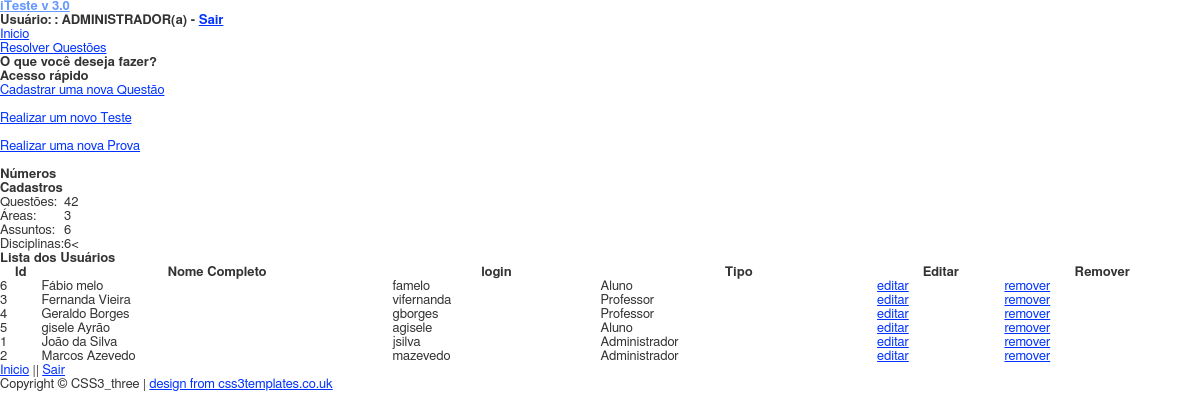
Screenshot of /iTeste/lista_usuario.php (signed in) with the database file from the repository.
### tables this page shows
CREATE TABLE IF NOT EXISTS `tb_usuarios` (
  `tb_user_id` int(10) unsigned NOT NULL auto_increment,
  `tb_user_id_2` int(10) unsigned default NULL,
  `tb_user_pnome` varchar(70) NOT NULL,
  `tb_user_unome` varchar(70) NOT NULL,
  `tb_user_email` varchar(50) NOT NULL,
  `tb_user_login` varchar(30) NOT NULL,
  `tb_user_senha` varchar(32) NOT NULL,
  `tb_user_tipo` char(1) NOT NULL,
  `tb_user_sexo` char(1) NOT NULL,
  `tb_user_data_nasc` date NOT NULL,
  `tb_user_end_rua` varchar(30) NOT NULL,
  `tb_user_end_numero` int(11) NOT NULL,
  `tb_user_end_cidade` varchar(30) NOT NULL,
  `tb_user_end_uf` char(2) NOT NULL,
  `tb_user_end_cep` varchar(9) NOT NULL,
  `tb_user_end_comp` varchar(30) default NULL,
  `tb_user_end_bairro` varchar(30) NOT NULL,
  `tb_user_telefone` varchar(16) NOT NULL,
  PRIMARY KEY  (`tb_user_id`),
  UNIQUE KEY `tb_user_login` (`tb_user_login`,`tb_user_email`),
  KEY `tb_user_id_2` (`tb_user_id_2`)
);

### iTeste/banco.config.php (called while the page is built, shortened)
<?
	$_host  = "localhost";
	$_user  = "root";
	$_senha = "";
	$_banco = "iteste";
?>

### iTeste/banco.con.php (called while the page is built, shortened)
<?
require_once('banco.config.php');
require_once('class/class.banco.php');
	try {
		$banco = new BancodeDados();
		$controller = new Controller($banco);
	} catch(Exception $e) {
		echo $e->getMessage();
		exit;
	}
?>

### iTeste/class/class.controller.php (called while the page is built, shortened)
<?
require_once("class.questao.DAO.php");
require_once("class.usuario.php");
require_once("class.usuario.DAO.php");
require_once("class.area.DAO.php");
require_once("class.assunto.DAO.php");
require_once("class.disciplina.DAO.php");
class Controller{
	public $banco;
	public function Controller(BancodeDados $banco) {
		$this->banco = $banco;
	}
	public function recuperarQtdeAreaDAO(){
		$areaDAO = new AreaDAO();
		$areaDAO->setBancoDados($this->banco);
		return $areaDAO->recuperarQtde();
	}
	public function recuperarQtdeDisciplinaTodosDAO(){
		$disciplinaDAO = new DisciplinaDAO();
		$disciplinaDAO->setBancoDados($this->banco);
		return $disciplinaDAO->recuperarQtde();
	}
	public function recuperarQtdeAssuntoTodosDAO(){
		$assuntoDAO = new AssuntoDAO();
		$assuntoDAO->setBancoDados($this->banco);
		return $assuntoDAO->recuperarQtde();
	}
	public function recuperarTodosUsuario(){
		$usuarioDAO = new UsuarioDAO();
		$usuarioDAO->setBancoDados($this->banco);
		return $usuarioDAO->recuperarTodos();
	}
	public function recuperarQtdeQuestaoTodosDAO(){
		$questaoDAO = new QuestaoDAO();
		$questaoDAO->setBancoDados($this->banco);
		return $questaoDAO->recuperarQtde();
	}
}
?>

### iTeste/class/class.DAO.php (called while the page is built)
<?
class DAO {
	public $banco;
	public function setBancoDados(BancodeDados $banco) {
		$this->banco = $banco;
	}
	public function getBancoDados() {
		return $this->banco;
	}
}
?>

### iTeste/class/class.questao.DAO.php (called while the page is built, shortened)
<?php
require_once("class.DAO.php");
class QuestaoDAO extends DAO {
	public function recuperarQtde() {
		$banco = $this->getBancoDados();
		$sql = "SELECT count(*) AS qtde
				FROM tb_questao";
		$retorno = $banco->executaSQL($sql);
		if($retorno != NULL) {
			$linha = mysql_fetch_array($retorno);
			return $linha['qtde'];
		} else {
			throw new Exception("Erro em query da recupera��o da qtde do questao");
		}
	}
}
?>

### iTeste/class/class.banco.php (called while the page is built, shortened)
<?
class BancodeDados {
	private $host;
	private $usuario;
	private $senha;
	private $conexao;
	public function BancodeDados() {
		global $_host;
		global $_user;
		global $_senha;
		$this->host     	= $_host;
		$this->usuario 		= $_user;
		$this->senha		= $_senha;
	}
	public function conecta() {
		$this->conexao = mysql_connect($this->host, $this->usuario,$this->senha);
		return $this->conexao;
	}
	public function executaSQL($sql) {
		$retorno = mysql_query($sql,$this->conexao);
		return $retorno;
	}
	public function fetchArray($resultado) {
		$retorno = mysql_fetch_array($resultado);
		return $retorno;
	}
	public function numRows($resultado) {
		return @mysql_num_rows($resultado);
	}
}
?>

### iTeste/class/class.area.DAO.php (called while the page is built, shortened)
<?php
class AreaDAO extends DAO {
	public function recuperarQtde() {
		$banco = $this->getBancoDados();
		$sql = "SELECT count(*) AS qtde
				FROM tb_area";
		$retorno = $banco->executaSQL($sql);
		if($retorno != NULL) {
			$linha = mysql_fetch_array($retorno);
			return $linha['qtde'];
		} else {
			throw new Exception("Erro em query da recuperação de qtde de area ");
		}
	}
}
?>

### iTeste/class/class.assunto.DAO.php (called while the page is built, shortened)
<?php
require_once("class.DAO.php");
class AssuntoDAO extends DAO {
	public function recuperarQtde() {
		$banco = $this->getBancoDados();
		$sql = "SELECT count(*) AS qtde
				FROM tb_assunto";
		$retorno = $banco->executaSQL($sql);
		if($retorno != NULL) {
			$linha = mysql_fetch_array($retorno);
			return $linha['qtde'];
		} else {
			throw new Exception("Erro em query da recuperação da qtde do assunto");
		}
	}
}
?>

### iTeste/class/class.disciplina.DAO.php (called while the page is built, shortened)
<?
require_once("class.DAO.php");
class DisciplinaDAO extends DAO {
	public function recuperarQtde() {
		$banco = $this->getBancoDados();
		$sql = "SELECT count(*) AS qtde
				FROM tb_disciplina";
		$retorno = $banco->executaSQL($sql);
		if($retorno != NULL) {
			$linha = mysql_fetch_array($retorno);
			return $linha['qtde'];
		} else {
			throw new Exception("Erro em query da recupeção da qtde de disciplinas");
		}
	}
}
?>

### iTeste/class/class.usuario.DAO.php (called while the page is built, shortened)
<?php
require_once("class.DAO.php");
class UsuarioDAO extends DAO {
	public function recuperarUsuario($usuario_login){
		$query ="SELECT tb_usuarios.tb_user_id          AS user_id,
						tb_usuarios.tb_user_id_2        AS user_id2,
						tb_usuarios.tb_user_pnome		AS nome,
						tb_usuarios.tb_user_unome		AS sobrenome,
						tb_usuarios.tb_user_login		AS login,
						tb_usuarios.tb_user_senha		AS senha,
						tb_usuarios.tb_user_tipo		AS tipo,
						tb_usuarios.tb_user_data_nasc	AS dataNasc,
						tb_usuarios.tb_user_end_rua		AS rua,
						tb_usuarios.tb_user_end_numero	AS numero,
						tb_usuarios.tb_user_end_cidade	AS cidade,
						tb_usuarios.tb_user_end_uf		AS uf,
						tb_usuarios.tb_user_end_cep		AS cep,
						tb_usuarios.tb_user_end_comp	AS complemento,
						tb_usuarios.tb_user_end_bairro	AS bairro,
						tb_usuarios.tb_user_telefone	AS telefone,
						tb_usuarios.tb_user_sexo		AS sexo,
						tb_usuarios.tb_user_email 		AS email
				FROM 	tb_usuarios
				WHERE   tb_usuarios.tb_user_login = '$usuario_login' ";
		$banco = $this->getBancoDados();
		$usuario = NULL;
		$retorno = $banco->executaSQL($query);
		if($retorno != NULL) {
			while($linha = $banco->fetchArray($retorno)) {
				$usuario = new Usuario();
				$usuario->setId($linha['user_id']);
				$usuario->setId2($linha['user_id2']);
				$usuario->setNome($linha['nome']);
				$usuario->setSobreNome($linha["sobrenome"]);
				$usuario->setLogin($linha["login"]);
				$usuario->setSenha($linha["senha"]);
				$usuario->setTipo($linha["tipo"]);
				$usuario->setEmail($linha["email"]);
				$usuario->setDataGeral($linha["dataNasc"]);
				$usuario->setRua($linha["rua"]);
				$usuario->setNumero($linha["numero"]);
				$usuario->setCidade($linha["cidade"]);
				$usuario->setEstado($linha["uf"]);
				$usuario->setCep($linha["cep"]);
				$usuario->setComplemento($linha["complemento"]);
				$usuario->setBairro($linha["bairro"]);
				$usuario->setTelefone($linha["telefone"]);
				$usuario->setSexo($linha["sexo"]);
		}
			return $usuario;
		} else {
			throw new Exception("Erro ao recuperar Usuario ($query)");
		}
	}
	public function recuperarTodos() {
		$sql = "SELECT *
				FROM tb_usuarios
				ORDER BY tb_user_pnome ASC";
		$banco = $this->getBancoDados();
		$retorno = $banco->executaSQL($sql);
		if($retorno != NULL) {
			$i = "0";
			while($linha = mysql_fetch_array($retorno)) {
				$usuarios[$i++] = $this->recuperarUsuario($linha["tb_user_login"]);
			}
			return $usuarios;
		} else {
			throw new Exception("Erro em query da recupe��o de todas");
		}
	}
}
?>

### iTeste/class/class.usuario.php (called while the page is built, shortened)
<?php
class Usuario {
	private $id			       	= "";
	private $tipo               = "";
	private $nome	          	= "";
	private $sobrenome			= "";
	private $login				= "";
	function getId(){
		return $this->id;
	}
	function setId($id){
		$this->id = $id;
	}
    function getTipo(){
		return $this->tipo;
	}
	function setTipo($tipo){
		$this->tipo = $tipo;
	}
	function getNome(){
		return $this->nome;
	}
	function setNome($nome){
		$this->nome = $nome;
	}
	function getSobreNome(){
		return $this->sobrenome;
	}
	function setSobreNome($sobrenome){
		$this->sobrenome = $sobrenome;
	}
	function getLogin(){
		return $this->login;
	}
	function setLogin($login){
		$this->login = $login;
	}
	}
?>

### iTeste/lista_usuario.php (the view, shortened to what this page needs)
<?
require_once('class/class.controller.php');
require_once "banco.con.php";
if ($_SESSION['validacao'] == "1" && ($_SESSION['user_tipo'] == "1" || $_SESSION['user_tipo'] == "2" ))
{
?>
<!DOCTYPE HTML>
<html>
<head>
  <link rel="stylesheet" type="text/css" href="css/style.css" />
</head>
<body>
  <div id="main">
    <header>
      <div id="logo">
        <h1><a href="<?php echo $_SESSION['user_url'];?>"><span class="logo_colour">i</span>Teste v 3.0</a></h1>
      <p><h3>Usuário: <?php echo $_SESSION['usuario_nome'];?> : <?php echo $_SESSION['user_tipo_nome'];?> - <a href="logout.php">Sair</a></h3> </p>
      </div>
      <nav>
        <ul class="sf-menu" id="nav">
          <li><a href="<?php echo $_SESSION['user_url'];?>">Inicio</a></li>
          <li><a href="#">Resolver Questões</a>
          </li>
        </ul>
      </nav>
    </header>
    <div id="site_content">
      <div id="sidebar_container">
        <div class="sidebar">
          <h1>O que você deseja fazer?</h1>
          <h2>Acesso rápido</h2>
          <a  href="cadastra_questao.php">Cadastrar uma nova Questão</a><br></br>
		  <a  href="resolve_teste.php">Realizar um novo Teste</a><br></br>
		  <a  href="elabora_prova.php">Realizar uma nova Prova</a><br></br>
        </div>
        <div class="sidebar">
          <h1>Números</h1>
          <h2>Cadastros</h2>
          <table>
           <tr>
		 	 <td>Questões:</td>
		 	 <td> <?php echo $controller->recuperarQtdeQuestaoTodosDAO(); ?></td>
		  </tr>
		  <tr>
		  	<td>Áreas:</td>
		  	<td><?php echo $controller->recuperarQtdeAreaDAO(); ?></td>
		  </tr>
		  <tr>
		  	<td>Assuntos:</td>
		  	<td> <?php echo $controller->recuperarQtdeAssuntoTodosDAO(); ?></td>
		  </tr>
		  <tr>
		  	<td>Disciplinas:</td>
		  	<td> <?php echo $controller->recuperarQtdeDisciplinaTodosDAO(); ?><</td>
		  </tr>
		  </table>
        </div>
      </div>
      <div id="content">
        <div id="content_item">
         <h2>Lista dos Usuários</h2>
         <?php $usuarios = $controller->recuperarTodosUsuario();
          echo "<table style='width:100%; border-spacing:0;'>";
          echo "<tr><th>Id</th><th>Nome Completo</th><th>login</th><th>Tipo</th><th>Editar</th><th>Remover</th></tr>";
          	   	for ($i = 0; $i < count($usuarios); $i++){
          	   		switch($usuarios[$i]->getTipo()){
          	   			case 1: $tipo = "Administrador";break;
          	   			case 2: $tipo = "Professor";break;
          	   			case 3: $tipo = "Aluno";break;
          	   		}
				echo "<tr><td>".$usuarios[$i]->getId()."</td><td>".$usuarios[$i]->getNome()." ".$usuarios[$i]->getSobreNome()."</td>
				<td>".$usuarios[$i]->getLogin()."</td><td>".$tipo."</td></td><td><a href='editar_usuario.php?login=".base64_encode($usuarios[$i]->getLogin())."'>editar</a></td>
				<td><a href='remove.php?id=".base64_encode($usuarios[$i]->getId())."&tipo=".base64_encode('1')."'>remover</a></td></tr>";
          	}
          ?>
           </table>
        </div>
      </div>
    </div>
    <footer>
      <p><a href="<?php echo $_SESSION['user_url'];?> ">Inicio</a> || <a href="logout.php">Sair</a></p>
      <p>Copyright &copy; CSS3_three | <a href="http://www.css3templates.co.uk">design from css3templates.co.uk</a></p>
    </footer>
  </div>
</body>
</html>
<?php }
?>

### iTeste/css/style.css (style rules this page uses)
html, body, body div, span, object, iframe, h1, h2, h3, h4, h5, h6, p, blockquote, pre, abbr, address, cite, code, del, dfn, em, img, ins, kbd, q, samp, small, strong, sub, sup, var, b, i, dl, dt, dd, ol, ul, li, fieldset, form, label, legend, table, caption, tbody, tfoot, thead, tr, th, td, article, aside, figure, footer, header, hgroup, menu, nav, section, time, mark, audio, video { margin: 0; padding: 0; border: 0; outline: 0; font-size: 100%; vertical-align: baseline; background: transparent; }
article, aside, figure, footer, header, hgroup, nav, section { display: block; }
html { overflow-y: scroll; }
ul { list-style: none; }
a { margin: 0; padding: 0; font-size: 100%; vertical-align: baseline; background: transparent; }
table { border-collapse: collapse; border-spacing: 0; }
th { font-weight: bold; vertical-align: bottom; }
td { font-weight: normal; vertical-align: top; }
table { font-size: inherit; font: 100%; }
strong, th { font-weight: bold; }
td, td img { vertical-align: top; }
body { font: 13px Helmet, Freesans, sans-serif; }
body, select, input, textarea { color: #333; }
a { color: #03f; }
a:link { -webkit-tap-highlight-color: #fcd700; }

### rows the page displays
tb_usuarios: tb_user_id "6", tb_user_pnome "Fábio", tb_user_unome "melo", tb_user_login "famelo", tb_user_tipo "Aluno"
tb_usuarios: tb_user_id "3", tb_user_pnome "Fernanda", tb_user_unome "Vieira", tb_user_login "vifernanda", tb_user_tipo "Professor"
tb_usuarios: tb_user_id "4", tb_user_pnome "Geraldo", tb_user_unome "Borges", tb_user_login "gborges", tb_user_tipo "Professor"
tb_usuarios: tb_user_id "5", tb_user_pnome "gisele", tb_user_unome "Ayrão", tb_user_login "agisele", tb_user_tipo "Aluno"
tb_usuarios: tb_user_id "1", tb_user_pnome "João", tb_user_unome "da Silva", tb_user_login "jsilva", tb_user_tipo "Administrador"
tb_usuarios: tb_user_id "2", tb_user_pnome "Marcos", tb_user_unome "Azevedo", tb_user_login "mazevedo", tb_user_tipo "Administrador"

### other values shown
$_SESSION['user_tipo_nome'] "ADMINISTRADOR(a)"
$controller->recuperarQtdeQuestaoTodosDAO() "42"
$controller->recuperarQtdeAreaDAO() "3"
$controller->recuperarQtdeAssuntoTodosDAO() "6"
$controller->recuperarQtdeDisciplinaTodosDAO() "6"
